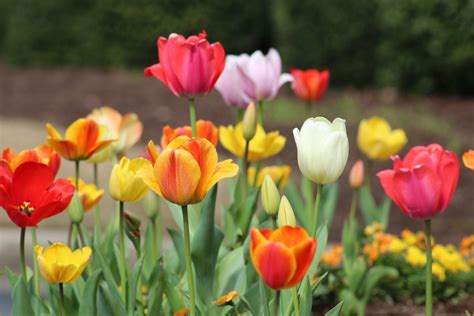
#> input picture images/tulip.jpeg, 474 x 316 px
$ jupyter execute manual_filter_implementation.ipynb
#> lines starting #> are read from the running program, lines starting #| are printed output that depends on the picture; after the words box and inside, x2 and y2 are one past the last pixel; in counts of white or black regions, pixels touching at a corner belong together
[cell 1]
import os
import cv2 as cv
import numpy as np
import matplotlib.pyplot as plt


def filter2d(image,kernel):
    img_h,img_w = image.shape
    k_h,kw= kernel.shape
    pad_h,pad_w = k_h//2,kw//2
    padded_image = np.pad(image,((pad_h,pad_h),(pad_w,pad_w)),mode='constant')
    filtered_image = np.zeros_like(image)

    for h in range(img_h):
        for w in range(img_w):
            region = padded_image[h:h+k_h,w:w+kw]
            filtered_value = np.sum(region*kernel)
            filtered_image[h,w] = np.clip(filtered_value,0,255)
    return filtered_image

currenPaths = os.getcwd().split(os.sep)
currenPaths.pop()
img_path = os.path.join(os.sep.join(currenPaths), 'images/tulip.jpeg')

img = cv.imread(img_path,0)
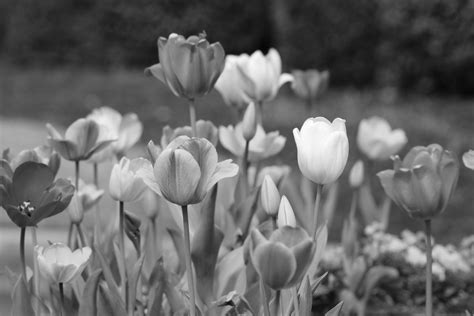
#> img: shape (316, 474); min 3, max 255, mean 104.5

if img is None:
    print(f"Error: Could not find image at {img_path}")
    exit(1)
else:
    print("Image loaded successfully!")

avg_kernel = np.ones((3,3),dtype=np.float32)/9
sovel_kernel = np.array([[1,0,-1],[1,0,-1],[1,0,-1]],dtype=np.float32)
filtered_img_avg= filter2d(img,sovel_kernel)
#> in filter2d, `padded_image = np.pad(image,((pad_h,pad_h),(pad_w,pad_w)),mode='consta..`:
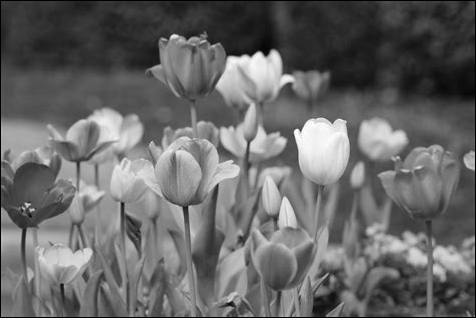
#> padded_image: shape (318, 476); min 0, max 255, mean 103.4
#> after the loop in filter2d, `for h in range(img_h):`:
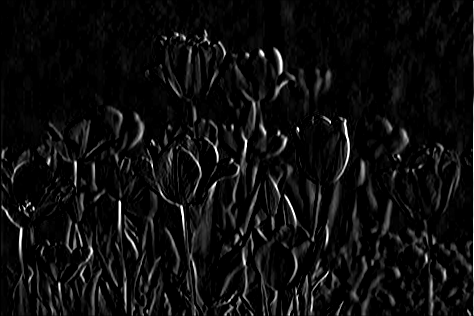
#> filtered_image: shape (316, 474); min 0, max 255, mean 14

equalized_hist = cv.equalizeHist(img)
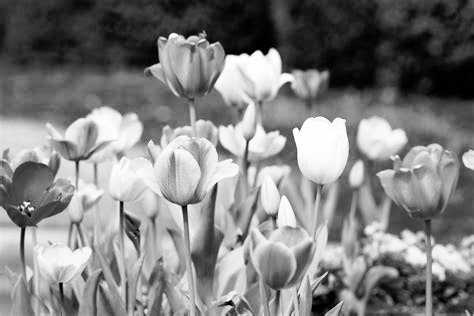
#> equalized_hist: shape (316, 474); min 0, max 255, mean 128.2
# img_h,img_w = img.shape
# print(f"Image dimensions: Height={img_h}, Width={img_w}")
plt.figure(figsize=(10,5))
plt.subplot(2,2,1)
plt.title('Original Image')
plt.imshow(img, cmap='gray')
plt.axis('off')

plt.subplot(2,2,2)
plt.title('Filtered Image - Average Filter')
plt.imshow(filtered_img_avg, cmap='gray')
plt.axis('off')

plt.subplot(2,2,3)
plt.title('Histogram Equalized Image')
plt.imshow(equalized_hist, cmap='gray')
plt.axis('off')

[cell 2]
edges1 = cv.Canny(img, 100, 200)
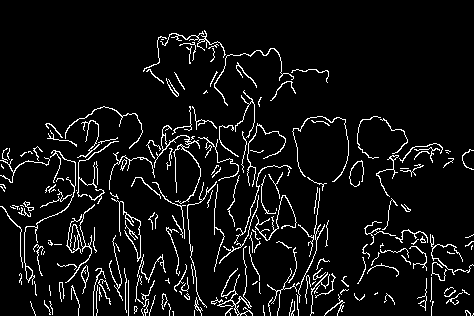
#> edges1: shape (316, 474); 6.7% white in thin lines or dots
edges2 = cv.Canny(img, 50, 150)
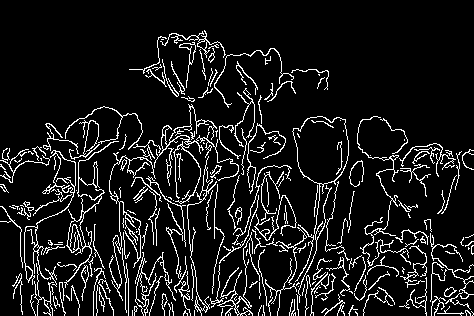
#> edges2: shape (316, 474); 9.9% white in thin lines or dots
edges3= cv.Canny(img, 150, 250)
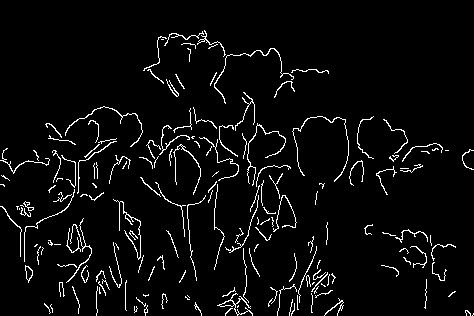
#> edges3: shape (316, 474); 4.4% white in thin lines or dots
edges4= cv.Canny(img, 10, 100)
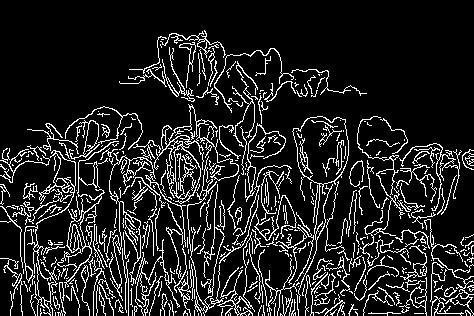
#> edges4: shape (316, 474); 13.1% white in thin lines or dots

plt.subplot(2,2,4)
plt.title('Canny Edge Detection')
plt.subplot(2,2,1)
plt.imshow(edges1, cmap='gray')
plt.axis('off')

plt.subplot(2,2,2)
plt.imshow(edges2, cmap='gray')
plt.axis('off')

plt.subplot(2,2,3)
plt.imshow(edges3, cmap='gray')
plt.axis('off')

plt.subplot(2,2,4)
plt.imshow(edges4, cmap='gray')
plt.axis('off')

plt.tight_layout()
plt.show()

$ run again, with images/einstein.jpeg copied over images/tulip.jpeg
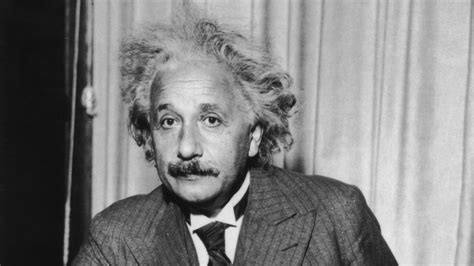
#> input picture images/einstein.jpeg, 474 x 266 px
#> img is the input picture: shape (266, 474); min 7, max 240, mean 129.5
#> `edges1 = cv.Canny(img, 100, 200)`:
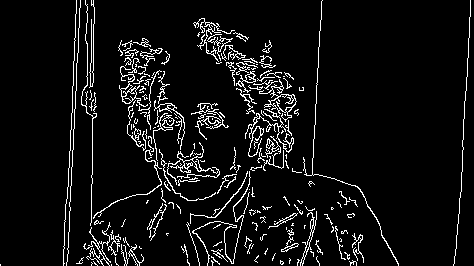
#> edges1: shape (266, 474); 6.7% white in thin lines or dots
#> edges2: shape (266, 474); 12.3% white in thin lines or dots
#> edges3: shape (266, 474); 4.3% white in thin lines or dots, all inside (x1, y1, x2, y2) = (0, 0, 399, 266)
#> `edges4= cv.Canny(img, 10, 100)`:
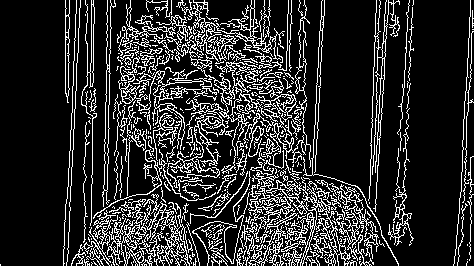
#> edges4: shape (266, 474); 17.5% white in thin lines or dots

$ run again, with images/flower.jpeg copied over images/tulip.jpeg
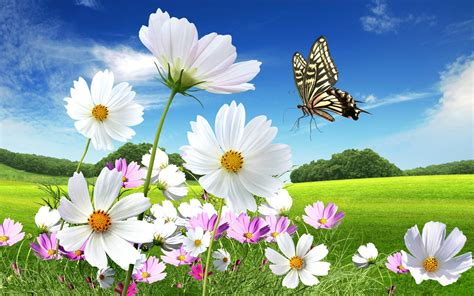
#> input picture images/flower.jpeg, 474 x 296 px
#> `edges1 = cv.Canny(img, 100, 200)`:
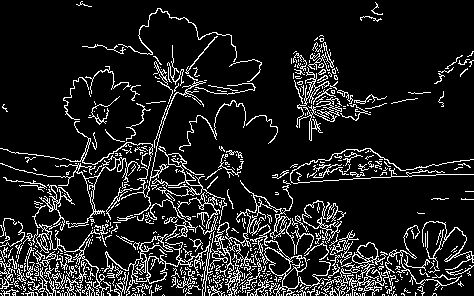
#> edges1: shape (296, 474); 12.1% white in thin lines or dots
#> edges2: shape (296, 474); 16.8% white in thin lines or dots
#> edges3: shape (296, 474); 10% white in thin lines or dots
#> `edges4= cv.Canny(img, 10, 100)`:
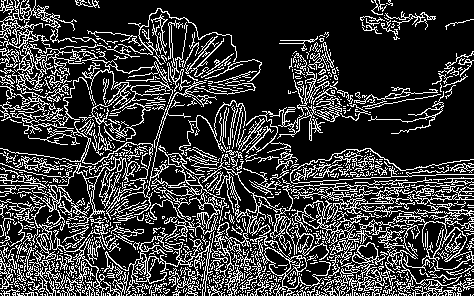
#> edges4: shape (296, 474); 22.8% white in thin lines or dots
